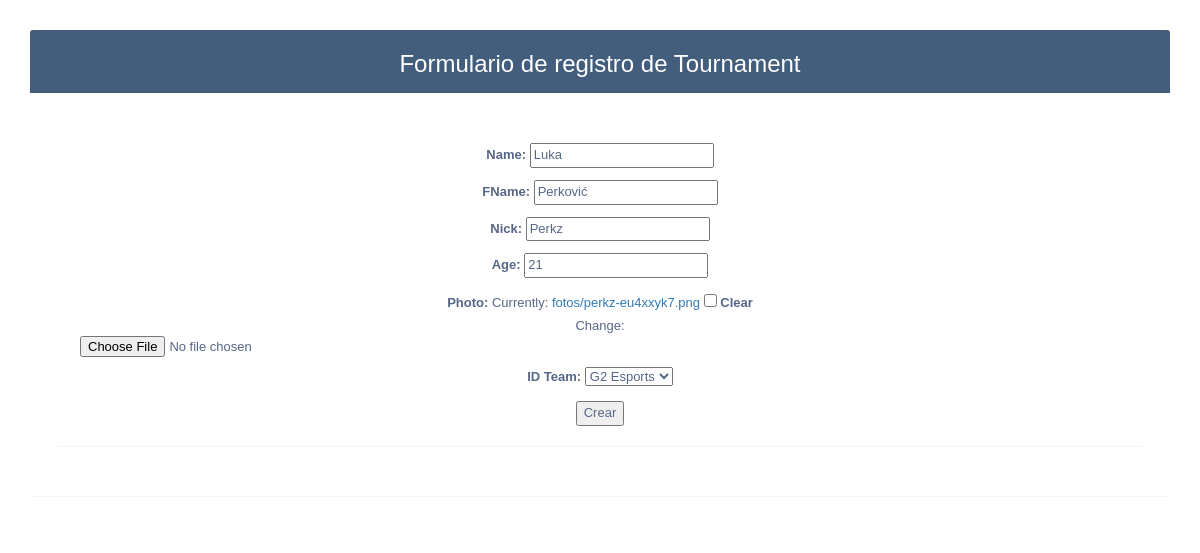
The app's page /configuration/editar_player/2 (signed in) with its own data.
### Configuration/models.py (models this page shows, shortened)
class Player(models.Model):
    Name=models.CharField(max_length=30)
    FName=models.CharField(max_length=30)
    Nick=models.CharField(max_length=30)
    Age=models.CharField(max_length=2)
    Photo=models.ImageField(upload_to='fotos', blank=True, null=True)
    ID_Team=models.ForeignKey(Team, on_delete=models.SET_NULL, null=True)

class Team(models.Model):
    Name=models.CharField(max_length=30)
    ID_Owner=models.ForeignKey(Owner, on_delete=models.SET_NULL, null=True)
    def __str__(self):
        cadena= "{0}"
        return cadena.format(self.Name)

### Configuration/views.py (the view)
# urls.py: path('editar_player/<int:id>',staff_member_required(login_required(editarPlayer)), name='editar_player'),
def editarPlayer(request, id):
    player_form = None
    error = None
    try:
        player = Player.objects.get(id = id)
        if request.method == 'GET':
            player_form = PlayerForm( instance = player)
        else:
            player_form = PlayerForm(request.POST, instance= player)
            if player_form.is_valid():
                player_form.save()
            return redirect('index')
    except ObjectDoesNotExist as e:
        error = e
    return render(request,'Configuration/crear_player.html',{'player_form':player_form, 'error':error})

### Configuration/forms.py
class PlayerForm(forms.ModelForm):
    class Meta:
        model = Player
        fields = ['Name','FName','Nick','Age','Photo','ID_Team']

### templates/configuration/crear_player.html (shortened to what this page needs)
{% extends 'index.html' %}
    {% block body %}
    <div class="container">
        <div class="table-wrapper">
            <div class="table-title">
                <h2>Formulario de registro de Tournament</h2>
            </div>
            <div class="table-wrapper" style="text-align: center;">
    <form method="POST" enctype="multipart/form-data">
        {% if error %}
        <h2>{{ error }}</h2>
        {% else %}
        {{ player_form.as_p}}
        <button type="submit"> Crear </button>
        {% endif %}
    </form>
</div>
</div>
</div>
    {% endblock body %}

### templates/index.html (style rules this page uses)
body { color: #566787; font-family: 'Varela Round', sans-serif; font-size: 13px; background-repeat: no-repeat; background-attachment: fixed; background-size: 100% 100%; height: 500px; }
.table-wrapper { background: #fff; padding: 20px 25px; margin: 30px 0; border-radius: 3px; box-shadow: 0 1px 1px rgba(0,0,0,.05); }
.table-title { padding-bottom: 15px; background: #435d7d; color: #fff; padding: 16px 30px; margin: -20px -25px 10px; border-radius: 3px 3px 0 0; display: flex; justify-content: center; align-items: center; }
h2 { margin: 5px 0 0; font-size: 24px; }

### records on screen
Player: Name "Luka", FName "Perković", Nick "Perkz", Age "21", ID_Team "G2 Esports"
